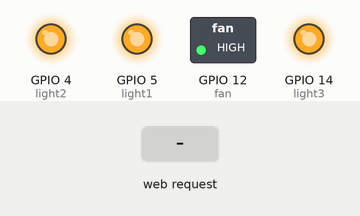
A sketch run on a simulated ESP8266 (NodeMCU). Shown: switched loads named in the sketch (green lamp = pin HIGH), output pins drawn as LEDs (lit = HIGH). Inputs (shaded band) come from the test bench. What the sketch prints to the serial monitor is not drawn.

Above: at 1.2 s.
1.3 s: HTTP request GET /clicked1 received
At 1.7 s:
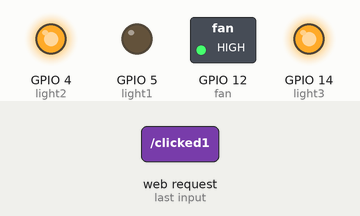
2.8 s: HTTP request GET /clicked2 received
At 4.0 s:
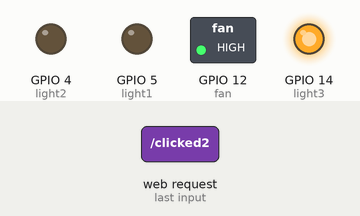
4.3 s: HTTP request GET /clicked3 received
At 5.2 s:
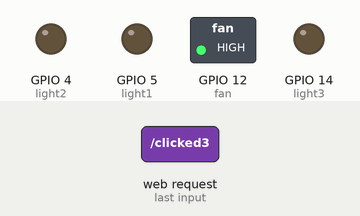
5.8 s: HTTP request GET /clicked4 received
At 6.4 s:
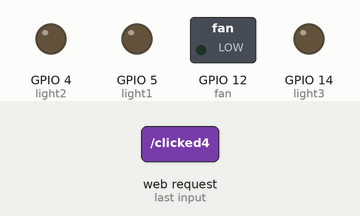
7.3 s: HTTP request GET /clicked1 received
At 8.5 s:
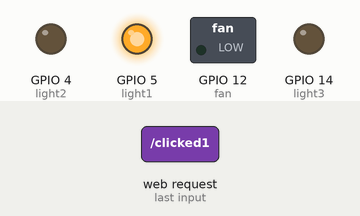
8.8 s: HTTP request GET /clicked2 received
At 9.8 s:
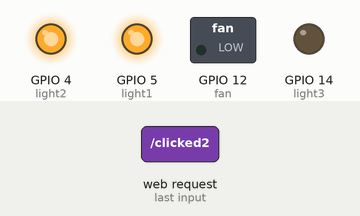
Timing chart, 0 to 11.3 s (numbered marks = the images above; inputs shaded):
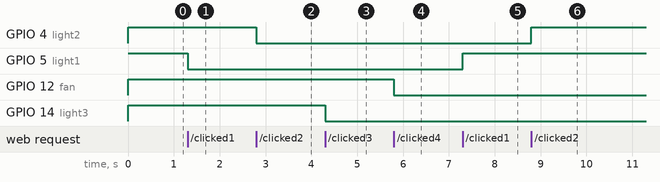

Measured:
- after the input at 1.3 s, GPIO 5 (light1): HIGH → LOW at once
- after the input at 2.8 s, GPIO 4 (light2): HIGH → LOW at once
- after the input at 4.3 s, GPIO 14 (light3): HIGH → LOW at once
- after the input at 5.8 s, GPIO 12 (fan): HIGH → LOW at once
- after the input at 7.3 s, GPIO 5 (light1): LOW → HIGH at once
- after the input at 8.8 s, GPIO 4 (light2): LOW → HIGH at once

The sketch:

smarthome.ino
```cpp
//relay NO config
#include <ESP8266WiFi.h>
#include <WiFiClient.h>
#include <WiFiServer.h>
#include <ESP8266WebServer.h>
ESP8266WebServer server(80);
#define light1 5
#define light2 4
#define light3 14
#define fan 12
String l1="OFF";
String l2="OFF";
String l3="OFF";
String l4="OFF";
String html=R"rawliteral(
<!DOCTYPE html>
<html lang='en'>
<head>
    <meta charset='UTF-8' name='viewport' content='width=device-width,initial-scale=1.0'>
    <title>Home</title>
</head>
<style>
    button{
    background-color:grey;
    padding:0px 30px;
    border:2px solid green;
    cursor:pointer;
    font-size:17px;

    }
</style>
<body align='center' style='background-color:black' >
<h1 style='color:white'>Home Servers </h1>
)rawliteral";
String s(String a1,String a2, String a3,String a4 ){
String  l="<a href='clicked1'><button type='button' >Light 1 <p>Status:"+a1+"</p></button></a><br><br><a href='clicked2'><button type='button' >Light 2 <p>Status:"+a2+"</p></button></a><br><br><a href='clicked3'><button type='button3' >Light 3 <p>Status:"+a3+"</p></button></a><br><br><a href='clicked4'><button type='button' style='padding:0px 28px'>Fan <p>Status:"+a4+"</p></button></a><br><br></body></html>";
  String k=html+l;
  return k;
}

void lighton1(){
  if(l1=="OFF"){
    digitalWrite(light1,LOW);
    l1="ON";
  }
  else{
    digitalWrite(light1,HIGH);
    l1="OFF";
  }
  server.sendHeader("Location","/");
  server.send(303);
}
void lighton2(){
  if(l2=="OFF"){
    digitalWrite(light2,LOW);
    l2="ON";
  }
  else{
    digitalWrite(light2,HIGH);
    l2="OFF";
  }
  server.sendHeader("Location","/");
  server.send(303);
}
void lighton3(){
  if(l3=="OFF"){
    digitalWrite(light3,LOW);
    l3="ON";
  }
  else{
    digitalWrite(light3,HIGH);
   l3="OFF";
  }
  server.sendHeader("Location","/");
  server.send(303);
}
void lighton4(){
  if(l4=="OFF"){
    digitalWrite(fan,LOW);
    l4="ON";
  }
  else{
    digitalWrite(fan,HIGH);
    l4="OFF";
  }
  server.sendHeader("Location","/");
  server.send(303);
}
void root(){
  server.sendHeader("Refresh","8");
  server.send(200,"text/html",s(l1,l2,l3,l4));
}
void setup() {
  Serial.begin(115200);
  pinMode(light1,OUTPUT);
  pinMode(light2,OUTPUT);
  pinMode(light3,OUTPUT);
  pinMode(fan,OUTPUT);
  digitalWrite(light1,HIGH);
  digitalWrite(light2,HIGH);
  digitalWrite(light3,HIGH);
  digitalWrite(fan,HIGH);
  WiFi.softAP("SSID","Your_Password");
  Serial.print(WiFi.localIP());
  server.on("/",HTTP_GET,root);
  server.on("/clicked1",HTTP_GET,lighton1);
  server.on("/clicked2",HTTP_GET,lighton2);
  server.on("/clicked3",HTTP_GET,lighton3);
  server.on("/clicked4",HTTP_GET,lighton4);
  server.begin();
}

void loop() {
  server.handleClient();

}
```
